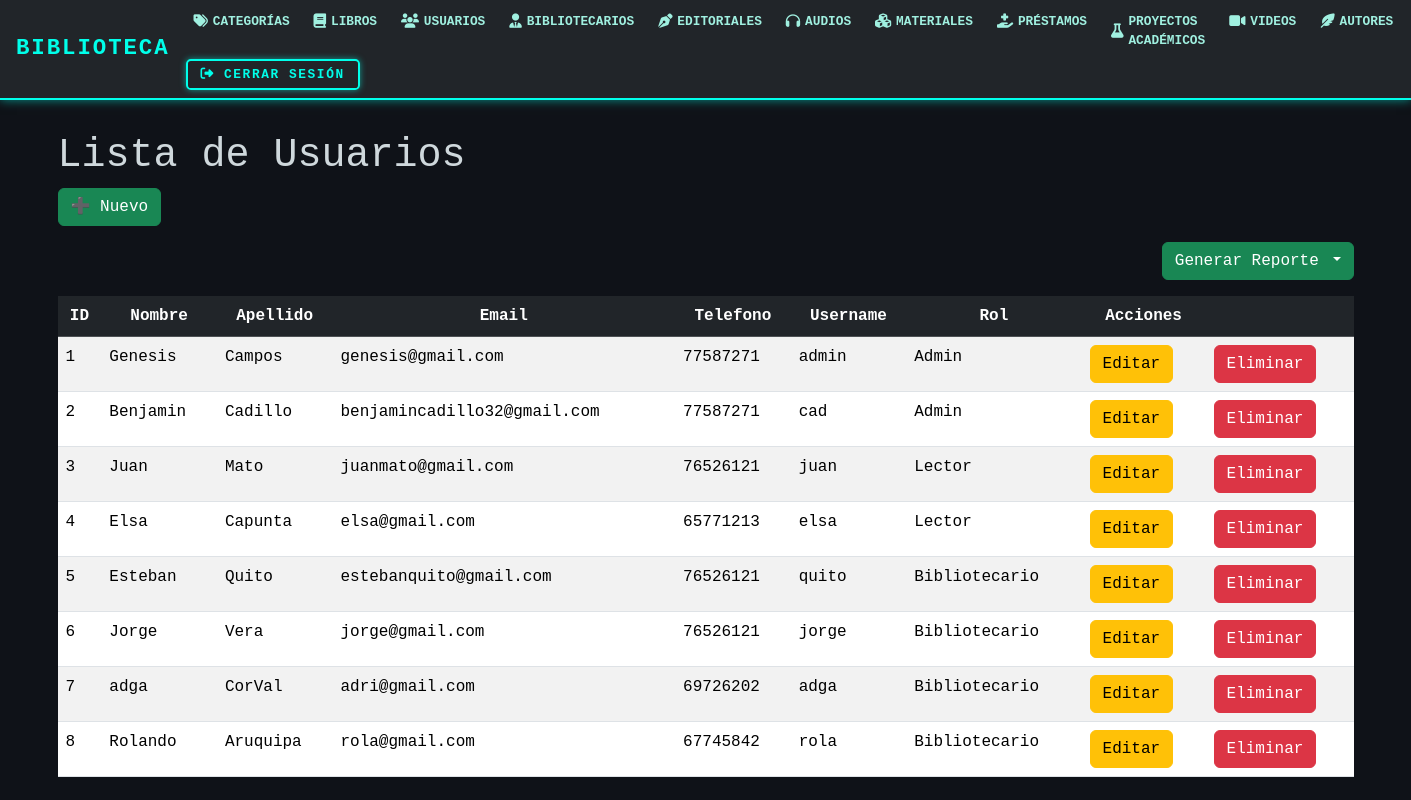
Screenshot of /usuarios/ with the database file from the repository.
### models/usuario_model.py (models this page shows, shortened)
class Usuario(db.Model):
    __tablename__ = "usuarios"
    id = db.Column(db.Integer,primary_key=True)
    nombre = db.Column(db.String(80),nullable=False)
    apellido = db.Column(db.String(80),nullable=False)
    email = db.Column(db.String(120),nullable=False)
    telefono = db.Column(db.String(20),nullable=False)
    username = db.Column(db.String(20),nullable=False)
    password = db.Column(db.String,nullable=False)
    tipo = db.Column(db.String(20),nullable=False)
    @staticmethod #no depende de la clase
    def get_all():
        return Usuario.query.all()

### controllers/usuario_controllers.py (the view)
@usuario_bp.route("/")
def index():
    usuarios = Usuario.get_all()
    return usuario_view.list(usuarios)

### views/usuario_view.py (called while the page is built)
def list(usuarios):
    return render_template('usuarios/index.html', usuarios=usuarios)

### templates/usuarios/index.html (shortened to what this page needs)
{% extends 'base.html' %}
{% block content %}
<h1>Lista de Usuarios</h1>
<a href="{{url_for('usuario.create')}}" class="btn btn-success mb-3"> ➕ Nuevo</a>
<div class="mb-3 text-end">
    <div class="btn-group">
        <button class="btn btn-success dropdown-toggle" data-bs-toggle="dropdown" aria-expanded="false">
            Generar Reporte
        </button>
    </div>
</div>
<table class="table table-striped">
    <thead class="table-dark">
        <tr class="text-center">
            <th>ID</th>
            <th>Nombre</th>
            <th>Apellido</th>
            <th>Email</th>
            <th>Telefono</th>
            <th>Username</th>
            <th>Rol</th>
            <th>Acciones</th>
            <th></th>
        </tr>
    </thead>
    {% for item in usuarios %}
    <tr>
        <td>{{item.id}}</td>
        <td>{{item.nombre}}</td>
        <td>{{item.apellido}}</td>
        <td>{{item.email}}</td>
        <td>{{item.telefono}}</td>
        <td>{{item.username}}</td>
        <td>{{item.tipo}}</td>
        <td>
            <a href="{{url_for('usuario.edit',id=item.id)}}" class="btn btn-warning">Editar</a>
        </td>
        <td>
            <a href="{{ url_for('usuario.delete', id=item.id) }}"
   class="btn btn-danger"
   onclick="return confirm('¿Estás seguro de que deseas eliminar a {{ item.nombre }} {{ item.apellido }}?');">
   Eliminar
</a>
        </td>
    </tr>
    {% else %}
    <tr>
            <td colspan="6" class="text-center">No hay Usuarios registrados.</td>
    </tr>
    {% endfor %}
</table>
{% endblock %}

### rows the page displays
Usuario: id "1", nombre "Genesis", apellido "Campos", email "genesis@gmail.com", telefono "77587271", username "admin", tipo "Admin"
Usuario: id "2", nombre "Benjamin", apellido "Cadillo", email "benjamincadillo32@gmail.com", telefono "77587271", username "cad", tipo "Admin"
Usuario: id "3", nombre "Juan", apellido "Mato", email "juanmato@gmail.com", telefono "76526121", username "juan", tipo "Lector"
Usuario: id "4", nombre "Elsa", apellido "Capunta", email "elsa@gmail.com", telefono "65771213", username "elsa", tipo "Lector"
Usuario: id "5", nombre "Esteban", apellido "Quito", email "estebanquito@gmail.com", telefono "76526121", username "quito", tipo "Bibliotecario"
Usuario: id "6", nombre "Jorge", apellido "Vera", email "jorge@gmail.com", telefono "76526121", username "jorge", tipo "Bibliotecario"
Usuario: id "7", nombre "adga", apellido "CorVal", email "adri@gmail.com", telefono "69726202", username "adga", tipo "Bibliotecario"
Usuario: id "8", nombre "Rolando", apellido "Aruquipa", email "rola@gmail.com", telefono "67745842", username "rola", tipo "Bibliotecario"
